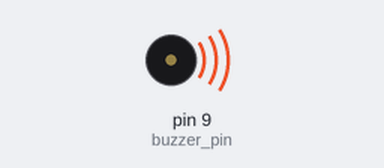
The sketch below on a simulated Arduino Uno, built with avr-gcc and run on an emulated ATmega328P. On the bench: buzzer (waves = sounding, pin HIGH).

Above: at 1.0 s.
At 3.0 s:
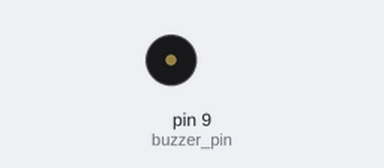
Timing chart, 0 to 5.2 s (numbered marks = the images above):
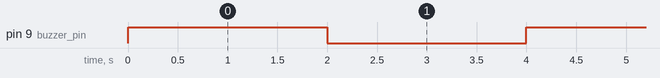

The sketch:

app.ino
```cpp
//부저 울리기 능동부저

const int buzzer_pin = 9;

void setup()
{
    pinMode(buzzer_pin, OUTPUT);
}

void loop()
{
    digitalWrite(buzzer_pin, HIGH);
    delay(2000);

    digitalWrite(buzzer_pin, LOW);
    delay(2000);
}
```

Measured:
- by itself, pin 9 (buzzer_pin): alternates HIGH for 2.0 s and LOW for 2.0 s
